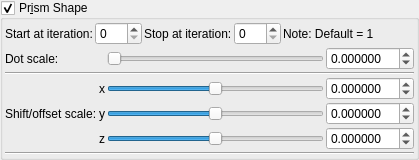
    <widget class="MyGroupBox" name="groupCheck_transf_function_enabledP_false">
     <property name="toolTip">
      <string/>
     </property>
     <property name="title">
      <string>Pr&amp;ism Shape</string>
     </property>
     <property name="checkable">
      <bool>true</bool>
     </property>
     <layout class="QVBoxLayout" name="verticalLayout_36" stretch="0,0,0">
      <property name="spacing">
       <number>2</number>
      </property>
      <property name="leftMargin">
       <number>2</number>
      </property>
      <property name="topMargin">
       <number>2</number>
      </property>
      <property name="rightMargin">
       <number>2</number>
      </property>
      <property name="bottomMargin">
       <number>2</number>
      </property>
      <item>
       <layout class="QGridLayout" name="gridLayout_76">
        <property name="spacing">
         <number>2</number>
        </property>
        <item row="0" column="3">
         <widget class="MySpinBox" name="spinboxInt_transf_stop_iterations_P1">
          <property name="sizePolicy">
           <sizepolicy hsizetype="Preferred" vsizetype="Maximum">
            <horstretch>0</horstretch>
            <verstretch>0</verstretch>
           </sizepolicy>
          </property>
          <property name="maximum">
           <number>999</number>
          </property>
         </widget>
        </item>
        <item row="0" column="0">
         <widget class="QLabel" name="label_66">
          <property name="text">
           <string>Start at iteration:</string>
          </property>
         </widget>
        </item>
        <item row="0" column="1">
         <widget class="MySpinBox" name="spinboxInt_transf_start_iterations_P">
          <property name="sizePolicy">
           <sizepolicy hsizetype="Minimum" vsizetype="Maximum">
            <horstretch>0</horstretch>
            <verstretch>0</verstretch>
           </sizepolicy>
          </property>
          <property name="minimum">
           <number>0</number>
          </property>
          <property name="maximum">
           <number>999</number>
          </property>
          <property name="value">
           <number>0</number>
          </property>
         </widget>
        </item>
        <item row="0" column="5">
         <spacer name="horizontalSpacer_41">
          <property name="orientation">
           <enum>Qt::Horizontal</enum>
          </property>
          <property name="sizeHint" stdset="0">
           <size>
            <width>40</width>
            <height>20</height>
           </size>
          </property>
         </spacer>
        </item>
        <item row="0" column="2">
         <widget class="QLabel" name="label_48">
          <property name="text">
           <string>Stop at iteration:</string>
          </property>
         </widget>
        </item>
        <item row="0" column="4">
         <widget class="QLabel" name="label_133">
          <property name="text">
           <string>Note: Default = 1</string>
          </property>
         </widget>
        </item>
       </layout>
      </item>
      <item>
       <layout class="QGridLayout" name="gridLayout_33">
        <property name="spacing">
         <number>2</number>
        </property>
        <item row="6" column="3">
         <widget class="MyDoubleSpinBox" name="spinbox3_transf_constant_multiplier_000_y">
          <property name="sizePolicy">
           <sizepolicy hsizetype="Minimum" vsizetype="Maximum">
            <horstretch>0</horstretch>
            <verstretch>0</verstretch>
           </sizepolicy>
          </property>
          <property name="prefix">
           <string/>
          </property>
          <property name="suffix">
           <string/>
          </property>
          <property name="decimals">
           <number>6</number>
          </property>
          <property name="minimum">
           <double>-99.989999999999995</double>
          </property>
          <property name="maximum">
           <double>99.989999999999995</double>
          </property>
          <property name="singleStep">
           <double>0.100000000000000</double>
          </property>
         </widget>
        </item>
        <item row="4" column="1">
         <widget class="QLabel" name="label_134">
          <property name="sizePolicy">
           <sizepolicy hsizetype="Preferred" vsizetype="Preferred">
            <horstretch>0</horstretch>
            <verstretch>0</verstretch>
           </sizepolicy>
          </property>
          <property name="text">
           <string notr="true">x</string>
          </property>
          <property name="alignment">
           <set>Qt::AlignRight|Qt::AlignTrailing|Qt::AlignVCenter</set>
          </property>
         </widget>
        </item>
        <item row="4" column="3">
         <widget class="MyDoubleSpinBox" name="spinbox3_transf_constant_multiplier_000_x">
          <property name="sizePolicy">
           <sizepolicy hsizetype="Minimum" vsizetype="Maximum">
            <horstretch>0</horstretch>
            <verstretch>0</verstretch>
           </sizepolicy>
          </property>
          <property name="prefix">
           <string/>
          </property>
          <property name="suffix">
           <string/>
          </property>
          <property name="decimals">
           <number>6</number>
          </property>
          <property name="minimum">
           <double>-99.989999999999995</double>
          </property>
          <property name="maximum">
           <double>99.989999999999995</double>
          </property>
          <property name="singleStep">
           <double>0.100000000000000</double>
          </property>
         </widget>
        </item>
        <item row="7" column="2">
         <widget class="QSlider" name="slider3_transf_constant_multiplier_000_z">
          <property name="sizePolicy">
           <sizepolicy hsizetype="Expanding" vsizetype="Maximum">
            <horstretch>0</horstretch>
            <verstretch>0</verstretch>
           </sizepolicy>
          </property>
          <property name="minimum">
           <number>-1000000</number>
          </property>
          <property name="maximum">
           <number>1000000</number>
          </property>
          <property name="value">
           <number>0</number>
          </property>
          <property name="sliderPosition">
           <number>0</number>
          </property>
          <property name="orientation">
           <enum>Qt::Horizontal</enum>
          </property>
         </widget>
        </item>
        <item row="6" column="2">
         <widget class="QSlider" name="slider3_transf_constant_multiplier_000_y">
          <property name="sizePolicy">
           <sizepolicy hsizetype="Expanding" vsizetype="Maximum">
            <horstretch>0</horstretch>
            <verstretch>0</verstretch>
           </sizepolicy>
          </property>
          <property name="minimum">
           <number>-1000000</number>
          </property>
          <property name="maximum">
           <number>1000000</number>
          </property>
          <property name="value">
           <number>0</number>
          </property>
          <property name="sliderPosition">
           <number>0</number>
          </property>
          <property name="orientation">
           <enum>Qt::Horizontal</enum>
          </property>
         </widget>
        </item>
        <item row="4" column="2">
         <widget class="QSlider" name="slider3_transf_constant_multiplier_000_x">
          <property name="sizePolicy">
           <sizepolicy hsizetype="Expanding" vsizetype="Maximum">
            <horstretch>0</horstretch>
            <verstretch>0</verstretch>
           </sizepolicy>
          </property>
          <property name="minimum">
           <number>-1000000</number>
          </property>
          <property name="maximum">
           <number>1000000</number>
          </property>
          <property name="value">
           <number>0</number>
          </property>
          <property name="sliderPosition">
           <number>0</number>
          </property>
          <property name="orientation">
           <enum>Qt::Horizontal</enum>
          </property>
         </widget>
        </item>
        <item row="7" column="1">
         <widget class="QLabel" name="label_135">
          <property name="sizePolicy">
           <sizepolicy hsizetype="Preferred" vsizetype="Preferred">
            <horstretch>0</horstretch>
            <verstretch>0</verstretch>
           </sizepolicy>
          </property>
          <property name="text">
           <string notr="true">z</string>
          </property>
          <property name="alignment">
           <set>Qt::AlignRight|Qt::AlignTrailing|Qt::AlignVCenter</set>
          </property>
         </widget>
        </item>
        <item row="2" column="0">
         <widget class="QLabel" name="label_177">
          <property name="text">
           <string>Dot scale:</string>
          </property>
         </widget>
        </item>
        <item row="7" column="3">
         <widget class="MyDoubleSpinBox" name="spinbox3_transf_constant_multiplier_000_z">
          <property name="sizePolicy">
           <sizepolicy hsizetype="Minimum" vsizetype="Maximum">
            <horstretch>0</horstretch>
            <verstretch>0</verstretch>
           </sizepolicy>
          </property>
          <property name="prefix">
           <string/>
          </property>
          <property name="suffix">
           <string/>
          </property>
          <property name="decimals">
           <number>6</number>
          </property>
          <property name="minimum">
           <double>-99.989999999999995</double>
          </property>
          <property name="maximum">
           <double>99.989999999999995</double>
          </property>
          <property name="singleStep">
           <double>0.100000000000000</double>
          </property>
         </widget>
        </item>
        <item row="6" column="1">
         <widget class="QLabel" name="label_136">
          <property name="sizePolicy">
           <sizepolicy hsizetype="Preferred" vsizetype="Preferred">
            <horstretch>0</horstretch>
            <verstretch>0</verstretch>
           </sizepolicy>
          </property>
          <property name="text">
           <string notr="true">y</string>
          </property>
          <property name="alignment">
           <set>Qt::AlignRight|Qt::AlignTrailing|Qt::AlignVCenter</set>
          </property>
         </widget>
        </item>
        <item row="3" column="0" colspan="4">
         <widget class="Line" name="line_2">
          <property name="orientation">
           <enum>Qt::Horizontal</enum>
          </property>
         </widget>
        </item>
        <item row="6" column="0">
         <widget class="QLabel" name="label_174">
          <property name="text">
           <string>Shift/offset scale:</string>
          </property>
         </widget>
        </item>
        <item row="2" column="3">
         <widget class="MyDoubleSpinBox" name="spinbox_transf_scale">
          <property name="sizePolicy">
           <sizepolicy hsizetype="Minimum" vsizetype="Maximum">
            <horstretch>0</horstretch>
            <verstretch>0</verstretch>
           </sizepolicy>
          </property>
          <property name="font">
           <font>
            <weight>50</weight>
            <bold>false</bold>
           </font>
          </property>
          <property name="prefix">
           <string/>
          </property>
          <property name="suffix">
           <string/>
          </property>
          <property name="decimals">
           <number>6</number>
          </property>
          <property name="minimum">
           <double>-99.989999999999995</double>
          </property>
          <property name="maximum">
           <double>99.989999999999995</double>
          </property>
          <property name="singleStep">
           <double>0.100000000000000</double>
          </property>
         </widget>
        </item>
        <item row="2" column="2">
         <widget class="QSlider" name="slider_transf_scale">
          <property name="sizePolicy">
           <sizepolicy hsizetype="Expanding" vsizetype="Maximum">
            <horstretch>0</horstretch>
            <verstretch>0</verstretch>
           </sizepolicy>
          </property>
          <property name="minimum">
           <number>0</number>
          </property>
          <property name="maximum">
           <number>5000000</number>
          </property>
          <property name="value">
           <number>0</number>
          </property>
          <property name="sliderPosition">
           <number>0</number>
          </property>
          <property name="orientation">
           <enum>Qt::Horizontal</enum>
          </property>
         </widget>
        </item>
       </layout>
      </item>
      <item>
       <widget class="Line" name="line_65">
        <property name="orientation">
         <enum>Qt::Horizontal</enum>
        </property>
       </widget>
      </item>
     </layout>
    </widget>
